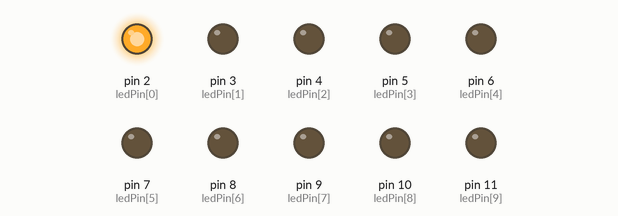
This sketch was run on a simulated Arduino Uno, built with avr-gcc and run on an emulated ATmega328P. Parts: output pins drawn as LEDs (lit = HIGH).

Above: at 0.03 s.
At 2.81 s:
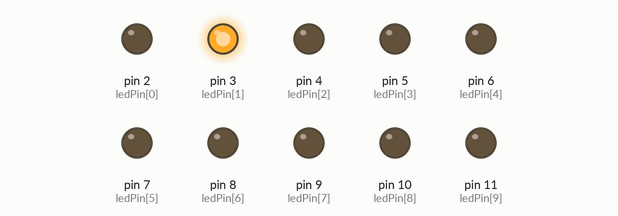
At 5.58 s:
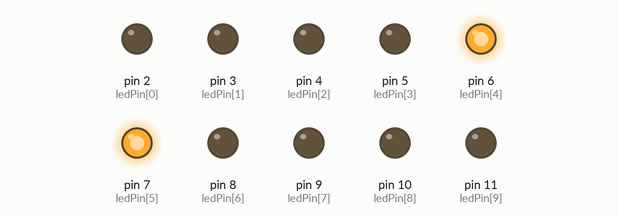
At 11.21 s:
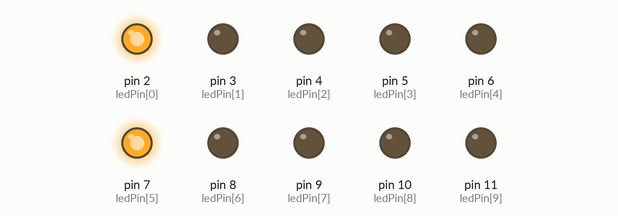
At 16.87 s:
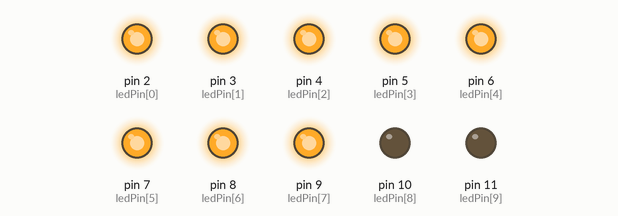
At 22.42 s:
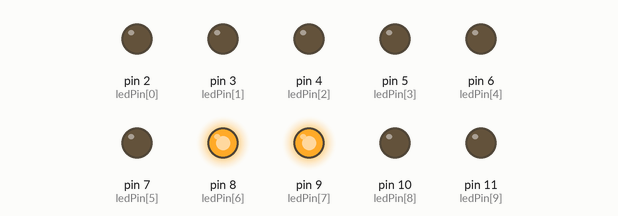
Timing chart, 0 to 23.3 s (numbered marks = the images above):
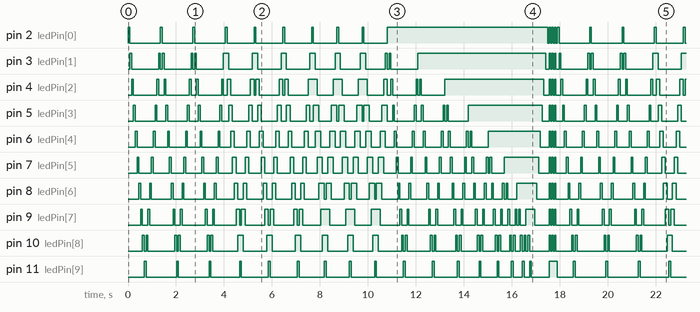

Measured:
- by itself, pin 2 (ledPin[0]), pin 3 (ledPin[1]), pin 4 (ledPin[2]), pin 5 (ledPin[3]), pin 6 (ledPin[4]), pin 7 (ledPin[5]), pin 8 (ledPin[6]), pin 9 (ledPin[7]), pin 10 (ledPin[8]), pin 11 (ledPin[9]): moves between LOW and HIGH, repeating every 17.9 s
- by itself, everything shown: repeats every 17.9 s, in 239 steps

The sketch:

snake_led.ino
```cpp
// Auth : Arabella BRAYER
// Date : 26/08/2015
// file : test

byte ledPin[] = {2,3,4,5,6,7,8,9,10,11};
int direction = 1;
int LED = 0;
int DELAY = 75;
int CUR_PARCOURS = 0;
int NB_PRS = 5;
int NUM_OF_BOUND = 0; // variable qui compte le nb de boucle d'un parcours

void setup() {
  // put your setup code here, to run once:
  for(int x =0; x < 10; x++)
  {
    pinMode(ledPin[x], OUTPUT);
    digitalWrite(ledPin[x], LOW);
  }
}

void parcours(int num)
{
  switch(num)
  {
    case 0:
      parcours1();
    break;

    case 1:
      parcours2();
    break;

    case 2:
      parcours3();
    break;

    case 3:
      parcours4();
    break;

    case 4:
      parcours5();
    break;
//    default:
//      parcours1();
//    break;
  }
}

void parcours1()
{
  while(NUM_OF_BOUND < 3)
  {
    digitalWrite(ledPin[LED], HIGH);
    delay(DELAY);
    digitalWrite(ledPin[LED], LOW);
    LED += direction;
    if (LED == 0)
    {
      NUM_OF_BOUND += 1;
      direction = 1;
    }
  else if (LED == 9) { direction = -1; }
  }
  NUM_OF_BOUND = 0;
}

void parcours2()
{
  int LED2 = LED + 1;
  while(NUM_OF_BOUND < 3)
  {
    digitalWrite(ledPin[LED], HIGH);
    digitalWrite(ledPin[LED2], HIGH);
    delay(DELAY);
    digitalWrite(ledPin[LED], LOW);
    digitalWrite(ledPin[LED2], LOW);
    LED += direction;
    LED2 += direction;
    if (LED == 0)
    {
      NUM_OF_BOUND += 1;
      direction = 1;
    }
  else if (LED == 8) { direction = -1; }
  }
  NUM_OF_BOUND = 0;
}

void parcours3()
{
  int LED2 = LED + 1;
  int LED3 = LED2 +1;
  while(NUM_OF_BOUND < 3)
  {
    digitalWrite(ledPin[LED], HIGH);
    digitalWrite(ledPin[LED2], HIGH);
    digitalWrite(ledPin[LED3], HIGH);
    delay(DELAY);
    digitalWrite(ledPin[LED], LOW);
    digitalWrite(ledPin[LED2], LOW);
    digitalWrite(ledPin[LED3], LOW);
    LED += direction;
    LED2 += direction;
    LED3 += direction;
    if (LED == 0)
    {
      NUM_OF_BOUND += 1;
      direction = 1;
    }
  else if (LED == 7) { direction = -1; }
  }
  NUM_OF_BOUND = 0;
}

void parcours4()
{
  int count =0;
  while(NUM_OF_BOUND < 8)
  {
    digitalWrite(ledPin[LED], HIGH);
    delay(DELAY);
    if(LED > count)
      { digitalWrite(ledPin[LED], LOW); }
    LED += direction;
    if (LED == count)
    {
      NUM_OF_BOUND += 1;
      direction = 1;
    }
  else if (LED == 9) { direction = -1; count += 1; }
  }
  NUM_OF_BOUND = 0;
  for(LED =9; LED >=0; LED--)
  {  digitalWrite(ledPin[LED], LOW);
    delay(DELAY);
  }
  LED = 0;
}

void parcours5()
{
  for(int count =0; count < 3 ; count++)
  {
    for(LED =0; LED < 10; LED++)
      {digitalWrite(ledPin[LED], HIGH); // allume tout
    }
    delay(DELAY-20);
    for(LED =0; LED < 9; LED++)
      {digitalWrite(ledPin[LED], LOW); // éteint tout
    }
    delay(DELAY-20);
  }
  digitalWrite(ledPin[9], LOW);
  LED = 0;
}

void loop()
{
  // put your main code here, to run repeatedly:
  parcours(CUR_PARCOURS);
  CUR_PARCOURS = (CUR_PARCOURS + 1) % NB_PRS;
}
```
